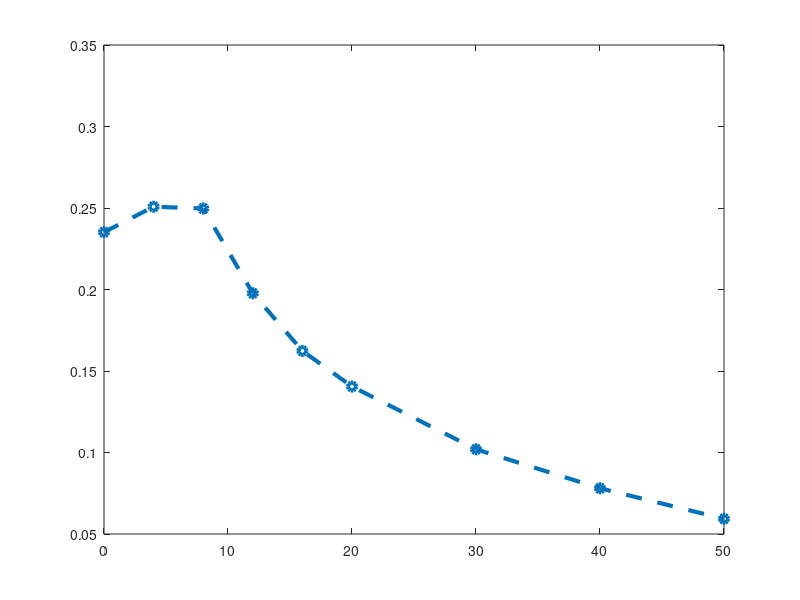

Reproduce this figure in MATLAB. (Note: this script raises an error after producing the figure.)
% % % 
% % % 
% % % 
% clf
% % %  till 16 gms
% % fig1 = plot(L4g_YZ(:,2),L4g_YZ(:,3),'r.');
% % hold on
% % axis equal
% % 
% % [k,v] = boundary(L4g_YZ(:,2),L4g_YZ(:,3),1);
% % 
% %  
% %   plot(L4g_YZ(k,2),L4g_YZ(k,3))
% % 
% % 
% % fig1.MarkerEdgeColor = [44 127 184]/256;
% % fig1.MarkerFaceColor = [44 127 184]/256;
% % fig1.Color = [44 127 184]/256;
% % 
% % xlabel ('Y ','FontSize',12,'FontWeight','bold')
% % ylabel ('Z','FontSize',12,'FontWeight','bold','interpreter', 'tex')
% % set(gca,'linewidth',1,'FontSize',12)
% % 
% % % grid on
% % font_size = 12;
% % f_width = 2;
% % f_height = 2;
% % font_rate=10/font_size;
% % set(gcf,'Position',[100   200   round(f_width*font_rate*144)   round(f_height*font_rate*144)])
% % 
% % % 
% % % % 16g = .10; 
% % % % %% 20 g
% % % % plot(L20g_YZ(:,2),L20g_YZ(:,3),'r.');
% % % % hold on
% % % % axis equal
% % % % 
% % % % plot(L20g_YZ(L20g_YZ(:,3)>0.13,2),L20g_YZ(L20g_YZ(:,3)>0.13,3),'g.')
% % % % 
% % % % 
% % % %  reduced = [L20g_YZ(L20g_YZ(:,3)>0.13,2) L20g_YZ(L20g_YZ(:,3)>0.13,3)];
% % % %  
% % % %  [k,v] = boundary(reduced(:,1),reduced(:,2),1);
% % % %  
% % % %  plot(reduced(k,1), reduced(k,2))
% % % %% 30 g
% % % % plot(L30g_YZ(:,2),L30g_YZ(:,3),'r.');
% % % % hold on
% % % % axis equal
% % % % 
% % % % plot(L30g_YZ(L30g_YZ(:,2)<0.17,2),L30g_YZ(L30g_YZ(:,2)<0.17,3),'g.')
% % % % 
% % % % 
% % % %  reduced = [L30g_YZ(L30g_YZ(:,2)<0.17,2) L30g_YZ(L30g_YZ(:,2)<0.17,3)];
% % % %  
% % % %  [k,v] = boundary(reduced(:,1),reduced(:,2),1);
% % % %  
% % % %  plot(reduced(k,1), reduced(k,2))
% % % %  
% % % 
% %% 40 g
% % plot(L40g_YZ(:,2),L40g_YZ(:,3),'r.');
% hold on
% axis equal
% 
% fig1 = plot(L40g_YZ(L40g_YZ(:,2)<0.17,2),L40g_YZ(L40g_YZ(:,2)<0.17,3),'r.')
% 
% 
%  reduced = [L40g_YZ(L40g_YZ(:,2)<0.17,2) L40g_YZ(L40g_YZ(:,2)<0.17,3)];
%  
%  [k,v] = boundary(reduced(:,1),reduced(:,2),1);
%  
%  plot(reduced(k,1), reduced(k,2))
%  fig1.MarkerEdgeColor = [44 127 184]/256;
% fig1.MarkerFaceColor = [44 127 184]/256;
% fig1.Color = [44 127 184]/256;
% 
% xlabel ('Y ','FontSize',12,'FontWeight','bold')
% ylabel ('Z','FontSize',12,'FontWeight','bold','interpreter', 'tex')
% set(gca,'linewidth',1,'FontSize',12)
% 
% % grid on
% font_size = 12;
% f_width = 2;
% f_height = 2;
% font_rate=10/font_size;
% set(gcf,'Position',[100   200   round(f_width*font_rate*144)   round(f_height*font_rate*144)])
% % %  
% % % 
% % % %% 50 g
% % % plot(L50g_YZ(:,2),L50g_YZ(:,3),'r.');
% % % hold on
% % % axis equal
% % % 
% % % plot(L50g_YZ(L50g_YZ(:,2)<0.135,2),L50g_YZ(L50g_YZ(:,2)<0.135,3),'g.')
% % % 
% % % 
% % %  reduced = [L50g_YZ(L50g_YZ(:,2)<0.135,2) L50g_YZ(L50g_YZ(:,2)<0.135,3)];
% % %  
% % %  [k,v] = boundary(reduced(:,1),reduced(:,2),1);
% % %  
% % %  plot(reduced(k,1), reduced(k,2))
% 
% 
% %% main plot
% 
load  = [0:4:20 30:10:50];

% workspace = [.0226 .0241 .0240 .0190 .0156 .0135 .0098 .0075 .0057];
 workspacebyLsquare = [.0226 .0241 .0240 .0190 .0156 .0135 .0098 .0075 .0057]/(31e-2)^2;

fig1 = plot(load,workspacebyLsquare,'--o','linewidth',3);

fig1.MarkerEdgeColor = [217 95 14]/256;
fig1.MarkerFaceColor = [217 95 14]/256;
fig1.Color = [117 107 177]/256;
fig1.MarkerSize = 10;

xlabel ('Load (in gms)','FontSize',12,'FontWeight','bold')
ylabel ('YZ plane workspace area/L^{2} ','FontSize',12,'FontWeight','bold','interpreter', 'tex')
set(gca,'linewidth',2,'FontSize',12)

grid on
font_size = 12;
f_width = 4.5;
f_height = 4.5;
font_rate=10/font_size;
set(gcf,'Position',[100   200   round(f_width*font_rate*144)   round(f_height*font_rate*144)])